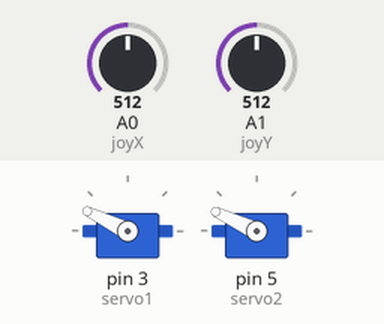
This sketch was run on a simulated Arduino Uno, built with avr-gcc and run on an emulated ATmega328P. On the bench: 2 × servo. The test bench sets the inputs (shaded band); at power-on: A1 (joyY) = 512, A0 (joyX) = 512.

Above: at 1.2 s.
1.3 s: A1 (joyY) set to 716
At 2.5 s:
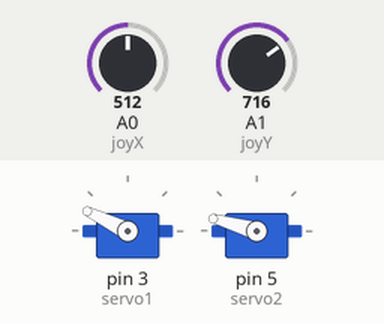
2.8 s: A0 (joyX) set to 306
At 3.1 s:
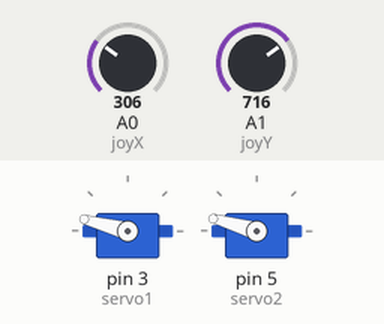
4.3 s: A1 (joyY) set to 511
At 4.7 s:
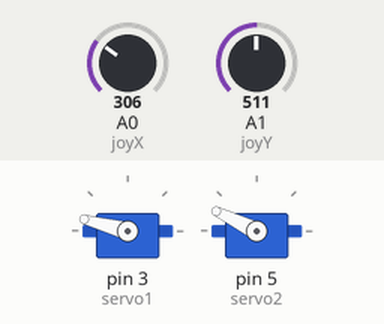
5.8 s: A0 (joyX) set to 0
At 7.0 s:
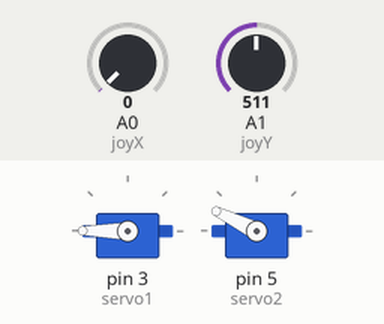
7.3 s: A1 (joyY) set to 122
At 8.5 s:
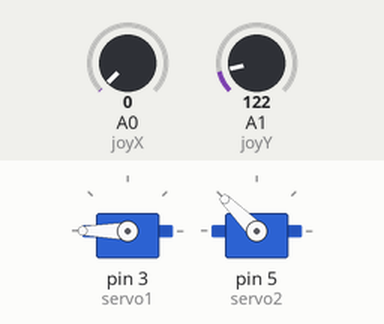
8.8 s: A0 (joyX) set to 122
At 10.3 s:
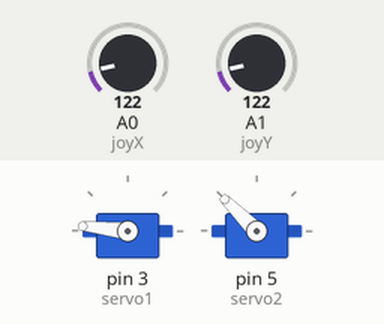
Timing chart, 0 to 11.3 s (numbered marks = the images above; inputs shaded):
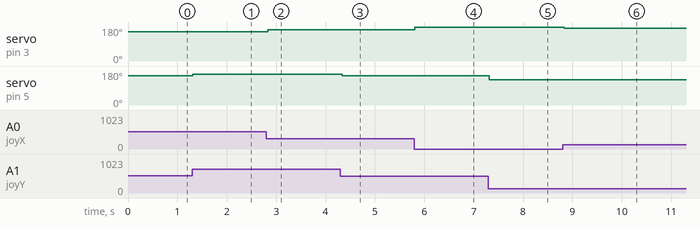

The sketch:

Proyecto_Laberinto.ino
```cpp
#include <Servo.h>

Servo servo1;
Servo servo2;

int joyX = 0;  // A0 → eje X
int joyY = 1;  // A1 → eje Y

int servoVal;

void setup() {
  servo1.attach(3);  // Servo eje X
  servo2.attach(5);  // Servo eje Y
}

void loop() {
  // --- Eje X (INVERTIDO) ---
  servoVal = analogRead(joyX);
  servoVal = map(servoVal, 1023, 0, 130, 180); // ← invertido aquí
  servo1.write(servoVal);

  // --- Eje Y (NORMAL) ---
  servoVal = analogRead(joyY);
  servoVal = map(servoVal, 0, 1023, 130, 180); // ← como antes
  servo2.write(servoVal);

  delay(50);
}
```

Measured:
- after the input at 1.3 s, servo on pin 5 (servo2): 155° → 164° at once
- after the input at 2.8 s, servo on pin 3 (servo1): 154° → 165° at once
- after the input at 4.3 s, servo on pin 5 (servo2): 164° → 154° at once
- after the input at 5.8 s, servo on pin 3 (servo1): 165° → 180° at once
- after the input at 7.3 s, servo on pin 5 (servo2): 154° → 135° at once
- after the input at 8.8 s, servo on pin 3 (servo1): 180° → 174° at once
